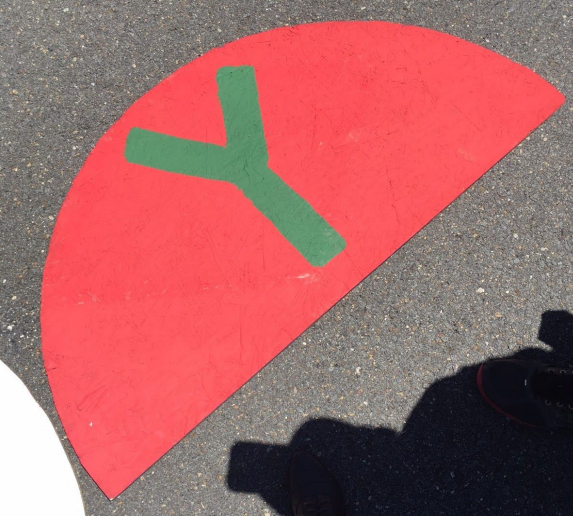
#> input picture letter_detect/test2.png, 573 x 516 px, given in place of Y.png, which was not available
$ python orb_Test.py
#> lines starting #> are read from the running program, lines starting #| are printed output that depends on the picture; pictures that were not available may be replaced by others from this repository, and a replacement may not be noted
# This is Daniel's test code for ORB to learn OpenCV Feature Detection
import numpy as np
import cv2
from matplotlib import pyplot as plt

MIN_MATCH_COUNT = 10

# Source: https://medium.com/software-incubator/introduction-to-orb-oriented-fast-and-rotated-brief-4220e8ec40cf
# Load the image
image1 = cv2.imread('Y.png')
#> image1 is the input picture: shape (516, 573, 3); mean B, G, R 101, 100, 167.1
image1 = cv2.Canny(image1, 100, 500)
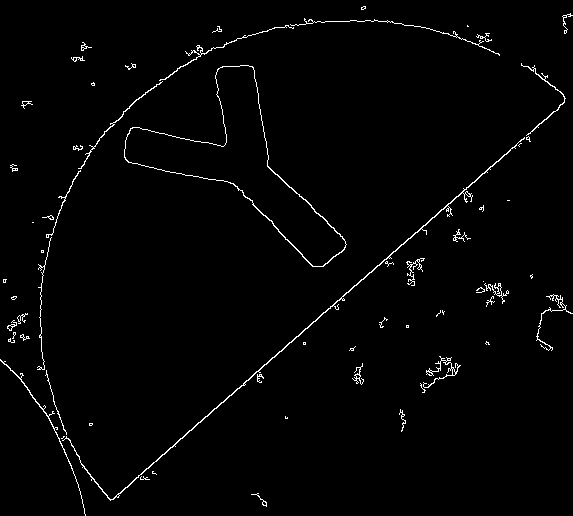
#> image1: shape (516, 573); 1.6% white in thin lines or dots

# Convert the training image to RGB
training_image = cv2.cvtColor(image1, cv2.COLOR_BGR2RGB)
#> training_image: shape (516, 573, 3); 1.6% white in thin lines or dots

# Convert the training image to gray scale
training_gray = cv2.cvtColor(training_image, cv2.COLOR_RGB2GRAY)

# Load the Testing Image
image2 = cv2.imread('test2_roi.png')
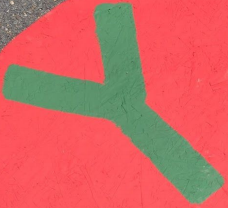
#> input picture letter_detect/test2_roi.png, 228 x 208 px
#> image2 is the input picture: shape (208, 228, 3); mean B, G, R 97.7, 102.7, 206.4
image2 = cv2.Canny(image2, 100, 500)
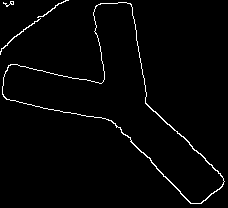
#> image2: shape (208, 228); 2.1% white in thin lines or dots
# Convert the Image into Gray
test_image = cv2.cvtColor(image2, cv2.COLOR_BGR2RGB)
#> test_image: shape (208, 228, 3); 2.1% white in thin lines or dots
test_gray = cv2.cvtColor(test_image, cv2.COLOR_RGB2GRAY)

# Display training image and testing image
fx, plots = plt.subplots(1, 2, figsize=(20,10))

plots[0].set_title("Training Image")
plots[0].imshow(training_image)

plots[1].set_title("Testing Image")
plots[1].imshow(test_image)

orb = cv2.ORB_create()

train_keypoints, train_descriptor = orb.detectAndCompute(training_gray, None)
#> train_keypoints = 500 keypoints; strongest (x, y, size): (359, 369, 31), (413, 267, 31), (49, 415, 31), (494, 285, 31)
test_keypoints, test_descriptor = orb.detectAndCompute(test_gray, None)
#> test_keypoints = 163 keypoints; strongest (x, y, size): (122, 133, 31), (130, 141, 31), (177, 133, 31), (193, 149, 31)

keypoints_without_size = np.copy(training_image)
keypoints_with_size = np.copy(training_image)

cv2.drawKeypoints(training_image, train_keypoints, keypoints_without_size, color = (0, 255, 0))
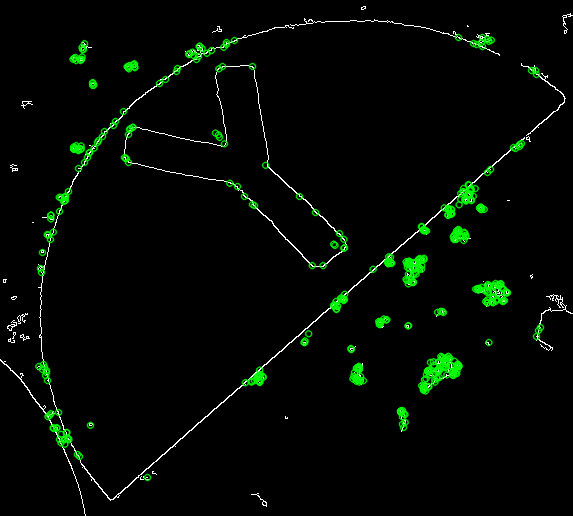
#> keypoints_without_size: shape (516, 573, 3); mean R, G, B 3.1, 9, 3.1

cv2.drawKeypoints(training_image, train_keypoints, keypoints_with_size, flags = cv2.DRAW_MATCHES_FLAGS_DRAW_RICH_KEYPOINTS)
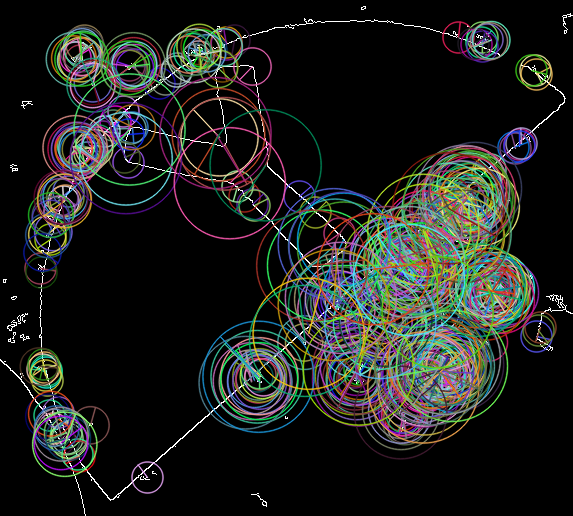
#> keypoints_with_size: shape (516, 573, 3); mean R, G, B 31.3, 33, 30.1

# Display image with and without keypoints size
fx, plots = plt.subplots(1, 2, figsize=(20,10))

plots[0].set_title("Train keypoints With Size")
plots[0].imshow(keypoints_with_size, cmap='gray')

plots[1].set_title("Train keypoints Without Size")
plots[1].imshow(keypoints_without_size, cmap='gray')

# Print the number of keypoints detected in the training image
print("Number of Keypoints Detected In The Training Image: ", len(train_keypoints))
#| Number of Keypoints Detected In The Training Image:  500

# Print the number of keypoints detected in the query image
print("Number of Keypoints Detected In The Query Image: ", len(test_keypoints))
#| Number of Keypoints Detected In The Query Image:  163

# Create a Brute Force Matcher object.
bf = cv2.BFMatcher(cv2.NORM_HAMMING, crossCheck = True)

# Perform the matching between the ORB descriptors of the training image and the test image
matches = bf.match(train_descriptor, test_descriptor)
#> matches = 39 matches

# The matches with shorter distance are the ones we want.
matches = sorted(matches, key = lambda x : x.distance)

result = cv2.drawMatches(training_image, train_keypoints, test_gray, test_keypoints, matches[:MIN_MATCH_COUNT], test_gray, flags = 2)
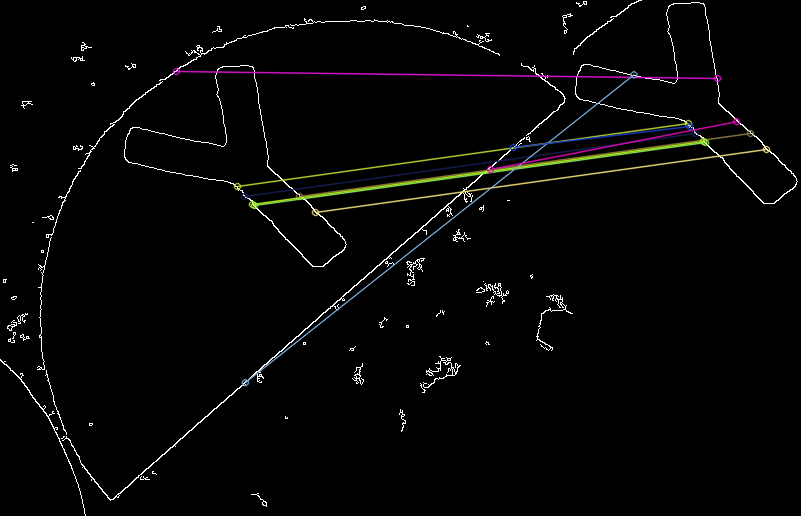
#> result: shape (516, 801, 3); mean R, G, B 5.7, 5.4, 5.2

# Display the best matching points
plt.rcParams['figure.figsize'] = [14.0, 7.0]
plt.title('Best Matching Points')
plt.imshow(result)
plt.show()

# Print total number of matching points between the training and query images
print("\nNumber of Matching Keypoints Between The Training and Query Images: ", len(matches))
#| Number of Matching Keypoints Between The Training and Query Images:  39
